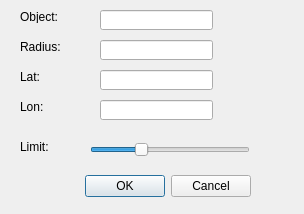
<?xml version="1.0" encoding="UTF-8"?>
<ui version="4.0">
 <class>PoiReaderDialogBase</class>
 <widget class="QDialog" name="PoiReaderDialogBase">
  <property name="geometry">
   <rect>
    <x>0</x>
    <y>0</y>
    <width>304</width>
    <height>214</height>
   </rect>
  </property>
  <property name="windowTitle">
   <string>TOMTOM POI Reader @ Miles</string>
  </property>
  <widget class="QDialogButtonBox" name="button_box">
   <property name="geometry">
    <rect>
     <x>60</x>
     <y>170</y>
     <width>191</width>
     <height>32</height>
    </rect>
   </property>
   <property name="orientation">
    <enum>Qt::Horizontal</enum>
   </property>
   <property name="standardButtons">
    <set>QDialogButtonBox::Cancel|QDialogButtonBox::Ok</set>
   </property>
  </widget>
  <widget class="QLineEdit" name="lineEdit">
   <property name="geometry">
    <rect>
     <x>100</x>
     <y>10</y>
     <width>113</width>
     <height>20</height>
    </rect>
   </property>
  </widget>
  <widget class="QLineEdit" name="lineEdit_2">
   <property name="geometry">
    <rect>
     <x>100</x>
     <y>40</y>
     <width>113</width>
     <height>20</height>
    </rect>
   </property>
   <property name="text">
    <string/>
   </property>
  </widget>
  <widget class="QLineEdit" name="lineEdit_3">
   <property name="geometry">
    <rect>
     <x>100</x>
     <y>70</y>
     <width>113</width>
     <height>20</height>
    </rect>
   </property>
  </widget>
  <widget class="QLineEdit" name="lineEdit_4">
   <property name="geometry">
    <rect>
     <x>100</x>
     <y>100</y>
     <width>113</width>
     <height>20</height>
    </rect>
   </property>
  </widget>
  <widget class="QLabel" name="label">
   <property name="geometry">
    <rect>
     <x>20</x>
     <y>10</y>
     <width>46</width>
     <height>13</height>
    </rect>
   </property>
   <property name="text">
    <string>Object:</string>
   </property>
  </widget>
  <widget class="QLabel" name="label_2">
   <property name="geometry">
    <rect>
     <x>20</x>
     <y>40</y>
     <width>46</width>
     <height>13</height>
    </rect>
   </property>
   <property name="text">
    <string>Radius:</string>
   </property>
  </widget>
  <widget class="QLabel" name="label_3">
   <property name="geometry">
    <rect>
     <x>20</x>
     <y>70</y>
     <width>46</width>
     <height>13</height>
    </rect>
   </property>
   <property name="text">
    <string>Lat:</string>
   </property>
  </widget>
  <widget class="QLabel" name="label_4">
   <property name="geometry">
    <rect>
     <x>20</x>
     <y>100</y>
     <width>46</width>
     <height>13</height>
    </rect>
   </property>
   <property name="text">
    <string>Lon:</string>
   </property>
  </widget>
  <widget class="QSlider" name="horizontalSlider">
   <property name="geometry">
    <rect>
     <x>90</x>
     <y>140</y>
     <width>160</width>
     <height>19</height>
    </rect>
   </property>
   <property name="maximum">
    <number>100</number>
   </property>
   <property name="value">
    <number>30</number>
   </property>
   <property name="orientation">
    <enum>Qt::Horizontal</enum>
   </property>
  </widget>
  <widget class="QLabel" name="label_5">
   <property name="geometry">
    <rect>
     <x>20</x>
     <y>140</y>
     <width>46</width>
     <height>13</height>
    </rect>
   </property>
   <property name="text">
    <string>Limit:</string>
   </property>
  </widget>
  <widget class="QLabel" name="label_6">
   <property name="geometry">
    <rect>
     <x>260</x>
     <y>140</y>
     <width>46</width>
     <height>13</height>
    </rect>
   </property>
   <property name="text">
    <string/>
   </property>
  </widget>
 </widget>
 <resources/>
 <connections>
  <connection>
   <sender>button_box</sender>
   <signal>accepted()</signal>
   <receiver>PoiReaderDialogBase</receiver>
   <slot>accept()</slot>
   <hints>
    <hint type="sourcelabel">
     <x>20</x>
     <y>20</y>
    </hint>
    <hint type="destinationlabel">
     <x>20</x>
     <y>20</y>
    </hint>
   </hints>
  </connection>
  <connection>
   <sender>button_box</sender>
   <signal>rejected()</signal>
   <receiver>PoiReaderDialogBase</receiver>
   <slot>reject()</slot>
   <hints>
    <hint type="sourcelabel">
     <x>20</x>
     <y>20</y>
    </hint>
    <hint type="destinationlabel">
     <x>20</x>
     <y>20</y>
    </hint>
   </hints>
  </connection>
 </connections>
</ui>
